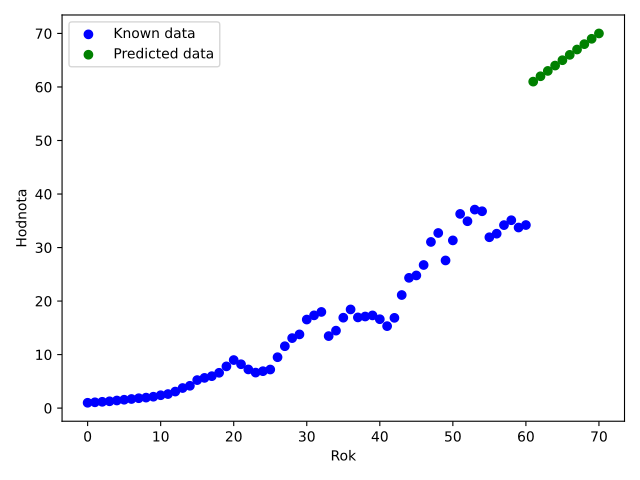

The script that drew this image:
#!.venv/bin/python

from matplotlib import pyplot as plt
from sklearn.linear_model import LinearRegression
from sklearn.pipeline import make_pipeline
from sklearn.preprocessing import PolynomialFeatures

from utils import Data, Sample, to_col_array  # noqa: WPS347

NAME = __file__.split('/')[-1].split('.')[-2]
PREDICTED_VALUES = 10
DEGREE = 2

if __name__ == '__main__':
    data = Data()
    data.read_csv(filename='jjnt_wb_hdp_swe.csv')
    data.normalize()

    reg = make_pipeline(PolynomialFeatures(DEGREE), LinearRegression())
    reg.fit(data.get_years_array(), data.get_values_array())

    # Get predictions
    data_preds = Data()
    for year in range(61, 61 + PREDICTED_VALUES):
        data_preds.samples.append(Sample(
            year=year,
            value=reg.predict(to_col_array([year]))[0][0],
        ))

    # Get predictions
    # preds_years = np.linspace(61, 61 + PREDICTED_VALUES, 10).reshape(-1, 1)
    # preds_values = reg.predict(data.get_years_array())

    # print(preds_years)
    # print(preds_values)

    # preds = {'year': [], 'value': []}
    # for year in range(61, 61 + PREDICTED_VALUES):
    #     value = reg.predict(year)
    #     preds['year'].append(year)
    #     preds['value'].append(value)

    # Get plot
    fig, ax = plt.subplots()

    ax.scatter(
        x=data.get_years_list(),
        y=data.get_values_list(),
        color='blue',
        label='Known data',
    )

    ax.scatter(
        x=data_preds.get_years_list(),
        y=data_preds.get_years_list(),
        color='green',
        label='Predicted data',
    )

    # ax.plot(years, fittedline, color='red', label='Reggression line', linewidth=2)

    ax.set_xlabel('Rok')
    ax.set_ylabel('Hodnota')
    ax.legend()

    fig.tight_layout()
    plt.savefig('{}.pdf'.format(NAME))
